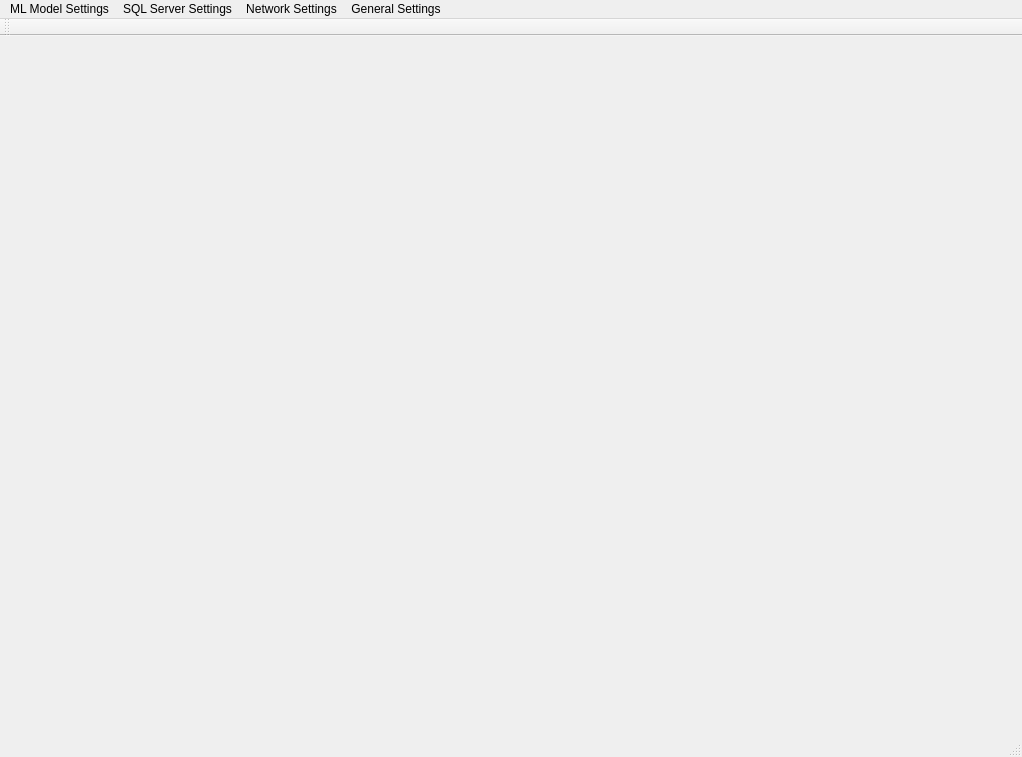
<?xml version="1.0" encoding="UTF-8"?>
<ui version="4.0">
 <class>MainWindow</class>
 <widget class="QMainWindow" name="MainWindow">
  <property name="geometry">
   <rect>
    <x>0</x>
    <y>0</y>
    <width>1022</width>
    <height>757</height>
   </rect>
  </property>
  <property name="maximumSize">
   <size>
    <width>1022</width>
    <height>16777215</height>
   </size>
  </property>
  <property name="windowTitle">
   <string>MainWindow</string>
  </property>
  <widget class="QWidget" name="centralwidget"/>
  <widget class="QStatusBar" name="statusbar"/>
  <widget class="QMenuBar" name="menubar">
   <property name="geometry">
    <rect>
     <x>0</x>
     <y>0</y>
     <width>1022</width>
     <height>26</height>
    </rect>
   </property>
   <widget class="QMenu" name="menuMenu">
    <property name="title">
     <string>ML Model Settings</string>
    </property>
   </widget>
   <widget class="QMenu" name="menuSQL_Server_Settings">
    <property name="title">
     <string>SQL Server Settings</string>
    </property>
   </widget>
   <widget class="QMenu" name="menuNetwork_Settings">
    <property name="title">
     <string>Network Settings</string>
    </property>
   </widget>
   <widget class="QMenu" name="menuApperance">
    <property name="title">
     <string>General Settings</string>
    </property>
   </widget>
   <addaction name="menuMenu"/>
   <addaction name="menuSQL_Server_Settings"/>
   <addaction name="menuNetwork_Settings"/>
   <addaction name="menuApperance"/>
  </widget>
  <widget class="QToolBar" name="toolBar">
   <property name="windowTitle">
    <string>toolBar</string>
   </property>
   <attribute name="toolBarArea">
    <enum>TopToolBarArea</enum>
   </attribute>
   <attribute name="toolBarBreak">
    <bool>false</bool>
   </attribute>
  </widget>
 </widget>
 <resources/>
 <connections/>
</ui>
